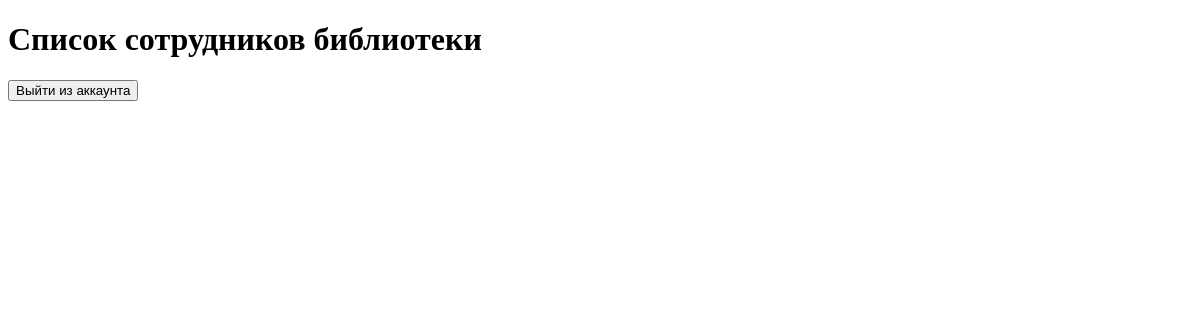
Before: /user_list/ with the older database file.
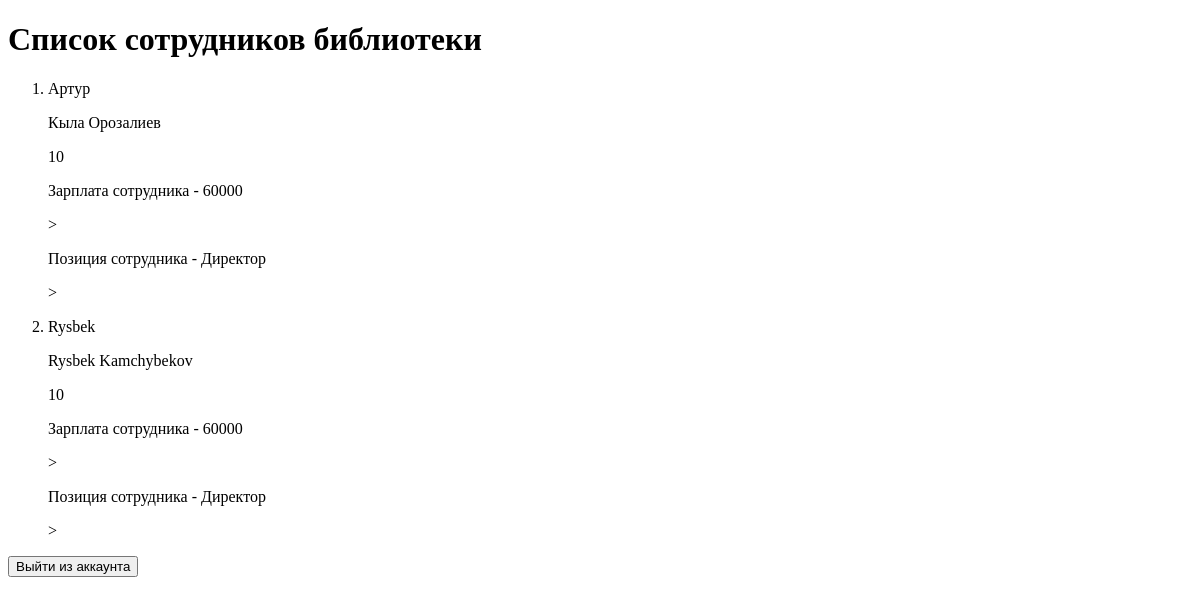
After: the same page with the newer database file.
### users/models.py (models this page shows, shortened)
class CustomUser(User):
    DEGREE_CHOICES = (
        ("bachelor", "Бакалавр"),
        ("master", "Магистр"),
        ("docent", "Доцент"),
        ("none", "Без диплома"),
    )
    GENDER = (
        ("Male", "Male"),
        ("Female", "Female"),
    )
    degree = models.CharField(max_length=20, choices=DEGREE_CHOICES, default="none")
    gender = models.CharField(max_length=10, choices=GENDER, default="Male")
    age = models.PositiveIntegerField(default=7)
    phone_number = models.CharField(max_length=20)
    position = models.CharField(max_length=100, blank=True, null=True)
    salary = models.PositiveIntegerField(blank=True, null=True)
    experience = models.PositiveIntegerField(default=0)
    skills = models.TextField(blank=True)
    languages = models.CharField(max_length=200, blank=True)
    address = models.CharField(max_length=255, blank=True)

### users/views.py (the view)
# urls.py: path('user_list/', views.UserListView.as_view(), name='user_list'),
class UserListView(ListView):
    template_name = 'users/user_list.html'
    context_object_name = 'user'
    model = models.CustomUser
    def get_queryset(self):
        return self.model.objects.all()

### templates/users/user_list.html (shortened to what this page needs)
<!DOCTYPE html>
<html lang="ru">
<head>
</head>
<body>
<h1>Список сотрудников библиотеки</h1>
<ol>
  {% for i in user %}
  <li>
    <p>{{ i.username }}</p>
    <p>{{ i.first_name }} {{ i.last_name }}</p>
    <p>{{ i.experience }}</p>
    <p>Зарплата сотрудника - {{ i.salary }}</p>>
    {% if i.position %}
    <p>Позиция сотрудника - {{ i.position }}</p>>
    {% else %}
    <p>Позиция не определена</p>>
    {% endif %}
  </li>
  {% endfor %}
</ol>
<form action="{% url 'users:logout' %}" method="POST">
  <button type="submit">Выйти из аккаунта</button>
</form>
</body>
</html>

Changed rows visible on the page:
added CustomUser: username "Артур", first_name "Кыла", last_name "Орозалиев", experience "10", salary "60000", position "Директор"
added CustomUser: username "Rysbek", first_name "Rysbek", last_name "Kamchybekov", experience "10", salary "60000", position "Директор"
